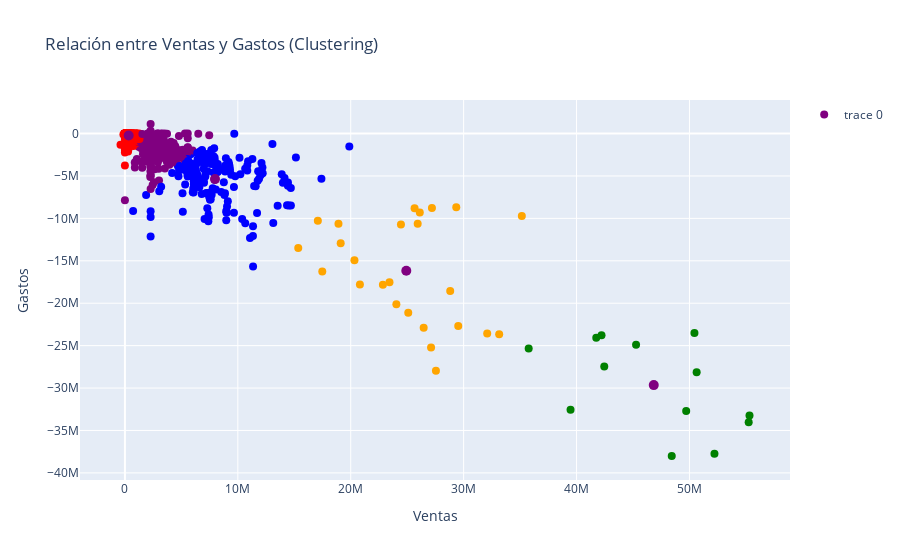

The notebook cell this image was saved under:
### Code cell
import plotly.graph_objects as go
from sklearn.cluster import KMeans
from sklearn.impute import SimpleImputer

# Imputar los valores faltantes en el DataFrame
imputer = SimpleImputer(strategy='mean')
nuevo_df_imputed = imputer.fit_transform(df_cluster[['VTA', 'GTO']])

# Crear el gráfico de dispersión
fig = go.Figure(data=go.Scatter(
    x=nuevo_df_imputed[:, 0],  # Columna de ventas imputada en el eje x
    y=nuevo_df_imputed[:, 1],  # Columna de gastos imputada en el eje y
    mode='markers',
    text=df_cluster.index,  # Columna de número de obra como texto al pasar el mouse sobre los puntos
    marker=dict(
        size=8,
        color='blue'
    )
))

# Aplicar el algoritmo K-means a los datos imputados de ventas y gastos
kmeans = KMeans(n_clusters=5) #random_state=42
kmeans.fit(nuevo_df_imputed)

# Obtener las etiquetas de los clusters
cluster_labels = kmeans.labels_

# Agregar las etiquetas de los clusters al DataFrame
df_cluster['Cluster'] = cluster_labels

# Obtener los centroides de los clusters
cluster_centers = kmeans.cluster_centers_

# Agregar los centroides al gráfico como puntos rojos
fig.add_trace(go.Scatter(
    x=cluster_centers[:, 0],
    y=cluster_centers[:, 1],
    mode='markers',
    marker=dict(
        size=10,
        color='red'
    ),
    showlegend=False
))

# Configurar los colores de los puntos según los clusters
colors = ['red', 'green', 'blue', 'orange', 'purple']
marker_colors = [colors[label] for label in cluster_labels]
fig.update_traces(marker=dict(color=marker_colors))

# Configurar el diseño del gráfico
fig.update_layout(
    title='Relación entre Ventas y Gastos (Clustering)',
    xaxis_title='Ventas',
    yaxis_title='Gastos',
    hovermode='closest'
)

# Mostrar el gráfico
fig.show()

### Figure 1 — Plotly figure (JSON) as saved in the notebook; plotly's stock layout.template omitted (floating-point values rounded to 4 significant figures; data arrays with more than 128 entries replaced by an {"elided": "..."} marker saying what was removed)
{"data": [{"marker": {"color": {"elided": "2074 str values"}, "size": 8}, "mode": "markers", "text": {"elided": "2074 str values"}, "type": "scatter", "x": {"elided": "2074 float values"}, "y": {"elided": "2074 float values"}}, {"marker": {"color": {"elided": "2074 str values"}, "size": 10}, "mode": "markers", "showlegend": false, "type": "scatter", "x": [333600.0, 46840000.0, 7978000.0, 24920000.0, 2469000.0], "y": [-222400.0, -29650000.0, -5373000.0, -16170000.0, -820400.0]}], "layout": {"hovermode": "closest", "title": {"text": "Relación entre Ventas y Gastos (Clustering)"}, "xaxis": {"title": {"text": "Ventas"}}, "yaxis": {"title": {"text": "Gastos"}}}}
